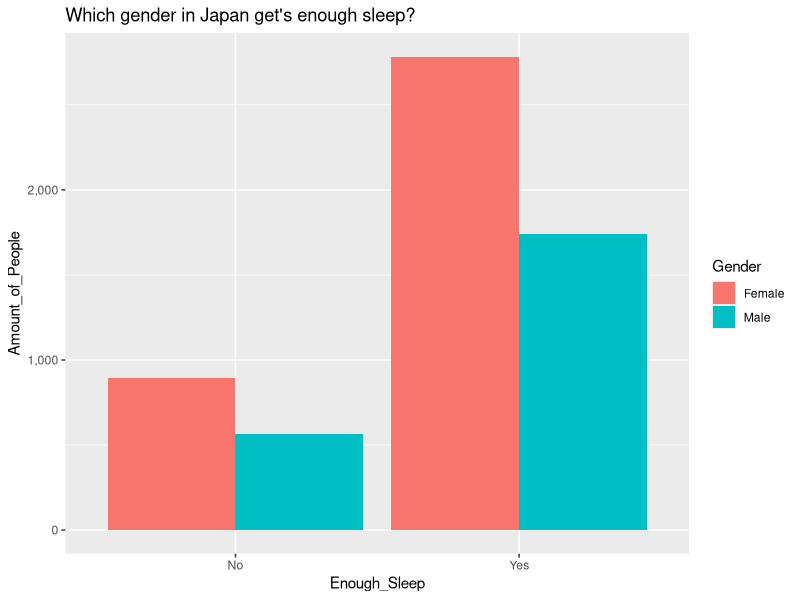

This figure's R source:
# Final project (Subset)
## Enough Sleep Vs Gender 

##################################################################################################################
# Set up + library 
library(readxl)
library(dplyr)
library(ggplot2)
library(scales)

##################################################################################################################
# Load Dataset 
japanese_data <- read_xlsx("../data/japanData.xlsx", 2)

## Filter for Sex and Amount of replies on "If they have enough sleep" 
gender_sleep_data <- japanese_data %>% 
  select(Sex, `Enough sleep`)

## Mutate to change Sex == 1 to MALES
gender_sleep_data <- gender_sleep_data %>% 
  mutate(
    Sex = replace(Sex, Sex == 1, "Male")
  )

## Mutate to change Sex == 0 to FEMALES
gender_sleep_data <- gender_sleep_data %>% 
  mutate(
    Sex = replace(Sex, Sex == 0, "Female")
  )

## Mutate to change Enough Sleep == 1 to YES
gender_sleep_data <- gender_sleep_data %>% 
  mutate(
    `Enough sleep` = replace(`Enough sleep`, `Enough sleep` == 1, "Yes")
  )

## Mutate to change Enough Sleep == 2 to NO
gender_sleep_data <- gender_sleep_data %>% 
  mutate(
    `Enough sleep` = replace(`Enough sleep`, `Enough sleep` == 2, "No")
  )

## View the mutated data
View(gender_sleep_data)

## Create a table then convert it to a dataframe + change colnames 
sleep_data <- table(gender_sleep_data)
sleep_data <- as.data.frame(sleep_data)
colnames(sleep_data) <- c("Gender", "Enough_Sleep", "Amount_of_People")

## Plot a grouped bar graph of dataset 
gender_sleep_plot <- ggplot(sleep_data, aes(fill = Gender, y = Amount_of_People, x = Enough_Sleep)) + 
  geom_bar(position="dodge", stat="identity") + 
  scale_y_continuous(labels = comma) + 
  ggtitle("Which gender in Japan get's enough sleep?")


## View dataset
gender_sleep_plot

##################################################################################################################
